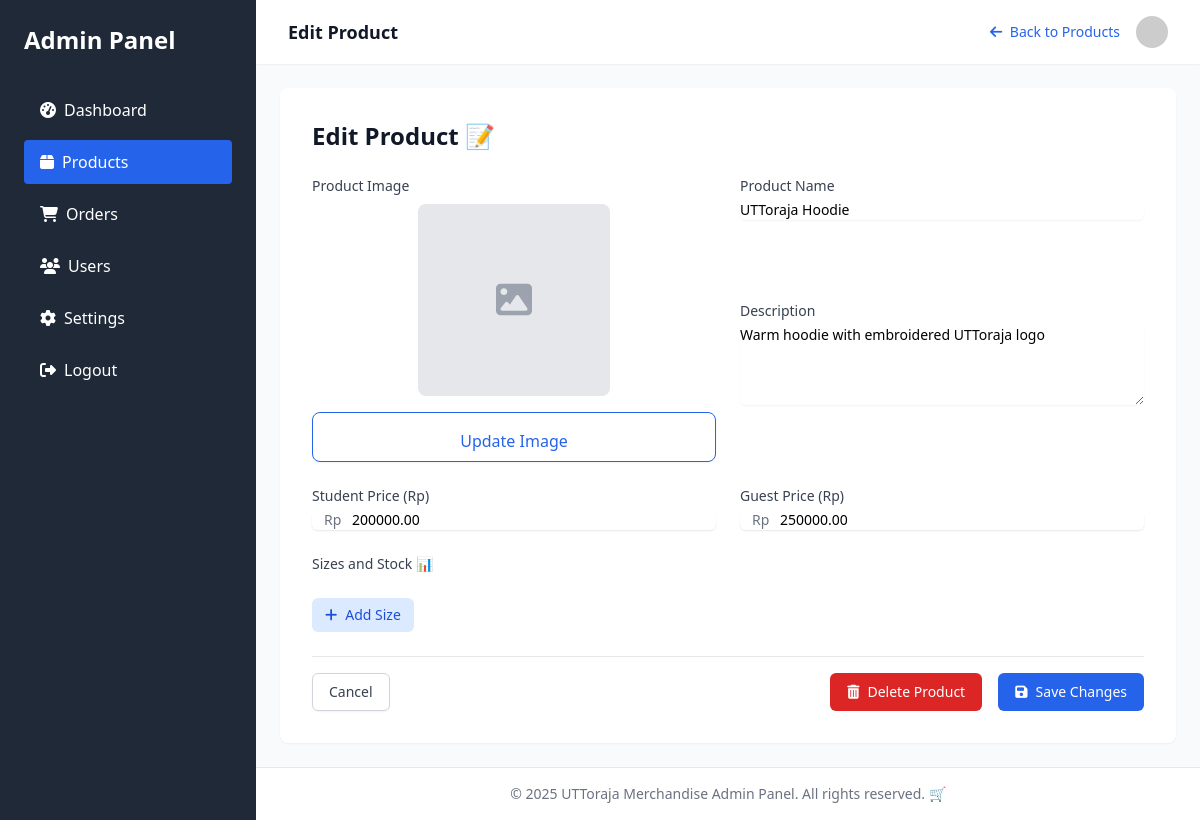
Before: /merchandise/admin/edit_product.php?id=7 (signed in) with the older database file.
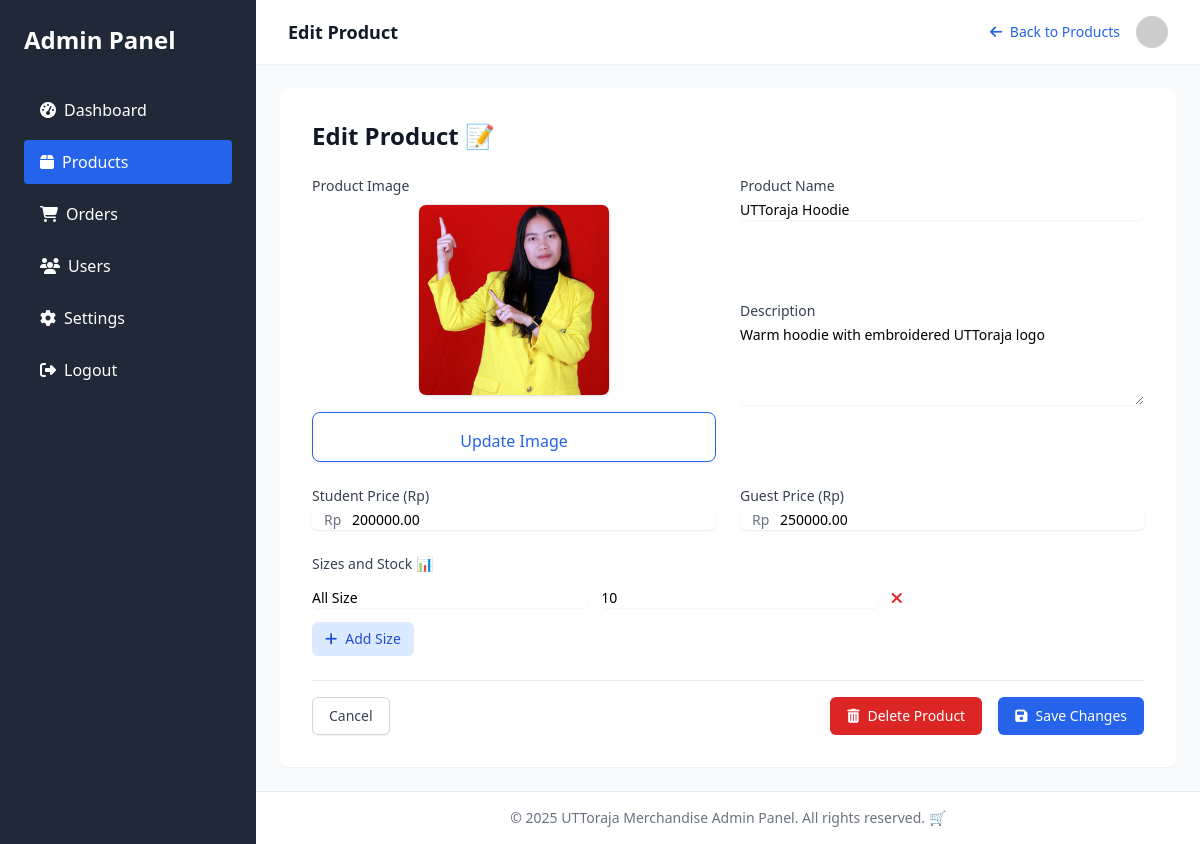
After: the same page with the newer database file.
### tables this page shows
CREATE TABLE `products` (
  `id` int(11) NOT NULL,
  `name` varchar(100) NOT NULL,
  `description` text DEFAULT NULL,
  `price_student` decimal(10,2) NOT NULL,
  `price_guest` decimal(10,2) NOT NULL,
  `image` varchar(255) DEFAULT NULL,
  `size_options` varchar(255) DEFAULT NULL COMMENT 'Comma-separated list of available sizes',
  `category` varchar(50) DEFAULT NULL,
  `active` tinyint(1) NOT NULL DEFAULT 1,
  `featured` tinyint(1) NOT NULL DEFAULT 0
);

CREATE TABLE `product_sizes` (
  `id` int(11) NOT NULL,
  `product_id` int(11) NOT NULL,
  `size` varchar(10) NOT NULL,
  `stock` int(11) NOT NULL DEFAULT 0
);

### merchandise/admin/edit_product.php (the view, shortened to what this page needs)
<?php
require_once '../koneksi.php';
$product = null;
$product_sizes = [];
if (isset($_GET['id'])) {
    $product_id = filter_input(INPUT_GET, 'id', FILTER_VALIDATE_INT);
    $stmt = $conn->prepare("SELECT * FROM products WHERE id = ?");
    $stmt->bind_param("i", $product_id);
    $stmt->execute();
    $product = $stmt->get_result()->fetch_assoc();
    $stmt = $conn->prepare("SELECT * FROM product_sizes WHERE product_id = ?");
    $stmt->bind_param("i", $product_id);
    $stmt->execute();
    $product_sizes = $stmt->get_result()->fetch_all(MYSQLI_ASSOC);
}
?>
<!DOCTYPE html>
<html lang="en">
<head>
    <script src="https://cdn.tailwindcss.com"></script>
    <link rel="stylesheet" href="https://cdnjs.cloudflare.com/ajax/libs/font-awesome/6.4.0/css/all.min.css">
</head>
<body class="bg-gray-50 min-h-screen flex">
    <div class="bg-gray-800 text-white w-64 py-6 flex-shrink-0 hidden md:block">
        <div class="px-6">
            <h2 class="text-2xl font-bold mb-8">Admin Panel</h2>
            <nav>
                <ul class="space-y-2">
                    <li>
                        <a href="index.php" class="block py-2.5 px-4 rounded transition duration-200 hover:bg-gray-700">
                            <i class="fas fa-tachometer-alt mr-2"></i>Dashboard
                        </a>
                    </li>
                    <li>
                        <a href="products.php" class="block py-2.5 px-4 rounded bg-blue-600 text-white">
                            <i class="fas fa-box mr-2"></i>Products
                        </a>
                    </li>
                    <li>
                        <a href="orders.php" class="block py-2.5 px-4 rounded transition duration-200 hover:bg-gray-700">
                            <i class="fas fa-shopping-cart mr-2"></i>Orders
                        </a>
                    </li>
                    <li>
                        <a href="users.php" class="block py-2.5 px-4 rounded transition duration-200 hover:bg-gray-700">
                            <i class="fas fa-users mr-2"></i>Users
                        </a>
                    </li>
                    <li>
                        <a href="settings.php" class="block py-2.5 px-4 rounded transition duration-200 hover:bg-gray-700">
                            <i class="fas fa-cog mr-2"></i>Settings
                        </a>
                    </li>
                    <li>
                        <a href="logout.php" class="block py-2.5 px-4 rounded transition duration-200 hover:bg-gray-700">
                            <i class="fas fa-sign-out-alt mr-2"></i>Logout
                        </a>
                    </li>
                </ul>
            </nav>
        </div>
    </div>
    <div class="flex-1 flex flex-col overflow-hidden">
        <header class="bg-white shadow-sm z-10">
            <div class="max-w-7xl mx-auto px-4 sm:px-6 lg:px-8 py-4 flex justify-between items-center">
                <div class="flex items-center">
                    <h1 class="text-lg font-semibold text-gray-900">Edit Product</h1>
                </div>
                <div class="flex items-center">
                    <a href="products.php" class="mr-4 text-sm text-blue-600 hover:text-blue-800">
                        <i class="fas fa-arrow-left mr-1"></i> Back to Products
                    </a>
                    <img class="h-8 w-8 rounded-full" src="https://ui-avatars.com/api/?name=Admin&background=0D8ABC&color=fff" alt="Admin">
                </div>
            </div>
        </header>
        <main class="flex-1 overflow-y-auto bg-gray-50 p-6">
            <div class="max-w-4xl mx-auto bg-white rounded-lg shadow-sm overflow-hidden">
                <div class="p-6 sm:p-8">
                    <h2 class="text-2xl font-bold text-gray-900 mb-6">Edit Product 📝</h2>
                    <form method="POST" enctype="multipart/form-data" class="space-y-6">
                        <div class="grid grid-cols-1 md:grid-cols-2 gap-6">
                            <div class="md:row-span-2">
                                <label class="block text-sm font-medium text-gray-700 mb-2">Product Image</label>
                                <div class="flex flex-col items-center">
                                    <?php if ($product['image']): ?>
                                        <img src="../uploads/<?php echo htmlspecialchars($product['image']); ?>" class="h-48 w-48 object-cover rounded-lg border shadow-sm mb-4">
                                    <?php else: ?>
                                        <div class="h-48 w-48 rounded-lg bg-gray-200 flex items-center justify-center mb-4">
                                            <i class="fas fa-image text-4xl text-gray-400"></i>
                                        </div>
                                    <?php endif; ?>
                                    <label class="w-full flex flex-col items-center px-4 py-2 bg-white text-blue-600 rounded-lg shadow-sm border border-blue-600 cursor-pointer hover:bg-blue-50">
                                        <span class="mt-2 text-base leading-normal">Update Image</span>
                                    </label>
                                </div>
                            </div>
                            <div>
                                <label for="name" class="block text-sm font-medium text-gray-700 mb-1">Product Name</label>
                                <input type="text" id="name" name="name" value="<?php echo htmlspecialchars($product['name']); ?>" required
                                    class="block w-full border-gray-300 rounded-md shadow-sm focus:ring-blue-500 focus:border-blue-500 sm:text-sm">
                            </div>
                            <div>
                                <label for="description" class="block text-sm font-medium text-gray-700 mb-1">Description</label>
                                <textarea id="description" name="description" rows="4" required
                                    class="block w-full border-gray-300 rounded-md shadow-sm focus:ring-blue-500 focus:border-blue-500 sm:text-sm"><?php echo htmlspecialchars($product['description']); ?></textarea>
                            </div>
                        </div>
                        <div class="grid grid-cols-1 md:grid-cols-2 gap-6">
                            <div>
                                <label for="price_student" class="block text-sm font-medium text-gray-700 mb-1">Student Price (Rp)</label>
                                <div class="mt-1 relative rounded-md shadow-sm">
                                    <div class="absolute inset-y-0 left-0 pl-3 flex items-center pointer-events-none">
                                        <span class="text-gray-500 sm:text-sm">Rp</span>
                                    </div>
                                    <input type="number" id="price_student" name="price_student" value="<?php echo $product['price_student']; ?>" min="0" required
                                        class="block w-full pl-10 pr-12 border-gray-300 rounded-md shadow-sm focus:ring-blue-500 focus:border-blue-500 sm:text-sm">
                                </div>
                            </div>
                            <div>
                                <label for="price_guest" class="block text-sm font-medium text-gray-700 mb-1">Guest Price (Rp)</label>
                                <div class="mt-1 relative rounded-md shadow-sm">
                                    <div class="absolute inset-y-0 left-0 pl-3 flex items-center pointer-events-none">
                                        <span class="text-gray-500 sm:text-sm">Rp</span>
                                    </div>
                                    <input type="number" id="price_guest" name="price_guest" value="<?php echo $product['price_guest']; ?>" min="0" required
                                        class="block w-full pl-10 pr-12 border-gray-300 rounded-md shadow-sm focus:ring-blue-500 focus:border-blue-500 sm:text-sm">
                                </div>
                            </div>
                        </div>
                        <div>
                            <label class="block text-sm font-medium text-gray-700 mb-3">Sizes and Stock 📊</label>
                            <div id="size-inputs" class="space-y-3">
                                <?php foreach ($product_sizes as $size): ?>
                                    <div class="size-stock-pair flex items-center space-x-3">
                                        <input type="text" name="sizes[]" value="<?php echo htmlspecialchars($size['size']); ?>" placeholder="Size (e.g., S)"
                                            class="block w-1/3 border-gray-300 rounded-md shadow-sm focus:ring-blue-500 focus:border-blue-500 sm:text-sm">
                                        <input type="number" name="stocks[]" value="<?php echo $size['stock']; ?>" min="0" placeholder="Stock"
                                            class="block w-1/3 border-gray-300 rounded-md shadow-sm focus:ring-blue-500 focus:border-blue-500 sm:text-sm">
                                        <button type="button" class="remove-size text-red-600 hover:text-red-800" title="Remove size">
                                            <i class="fas fa-times"></i>
                                        </button>
                                    </div>
                                <?php endforeach; ?>
                            </div>
                            <button type="button" onclick="addSizeStockFields()" class="mt-3 inline-flex items-center px-3 py-2 border border-transparent text-sm leading-4 font-medium rounded-md text-blue-700 bg-blue-100 hover:bg-blue-200 focus:outline-none focus:ring-2 focus:ring-offset-2 focus:ring-blue-500">
                                <i class="fas fa-plus mr-2"></i> Add Size
                            </button>
                        </div>
                        <div class="flex items-center justify-between pt-4 border-t border-gray-200">
                            <a href="products.php" class="inline-flex items-center px-4 py-2 border border-gray-300 shadow-sm text-sm font-medium rounded-md text-gray-700 bg-white hover:bg-gray-50 focus:outline-none focus:ring-2 focus:ring-offset-2 focus:ring-blue-500">
                                Cancel
                            </a>
                            <div>
                                <button type="submit" name="delete" onclick="return confirm('Are you sure you want to delete this product? This action cannot be undone.')"
                                    class="mr-3 inline-flex items-center px-4 py-2 border border-transparent text-sm font-medium rounded-md text-white bg-red-600 hover:bg-red-700 focus:outline-none focus:ring-2 focus:ring-offset-2 focus:ring-red-500">
                                    <i class="fas fa-trash-alt mr-2"></i> Delete Product
                                </button>
                                <button type="submit" class="inline-flex items-center px-4 py-2 border border-transparent text-sm font-medium rounded-md text-white bg-blue-600 hover:bg-blue-700 focus:outline-none focus:ring-2 focus:ring-offset-2 focus:ring-blue-500">
                                    <i class="fas fa-save mr-2"></i> Save Changes
                                </button>
                            </div>
                        </div>
                    </form>
                </div>
            </div>
        </main>
        <footer class="bg-white border-t border-gray-200 py-4">
            <div class="max-w-7xl mx-auto px-4 sm:px-6 lg:px-8">
                <p class="text-sm text-center text-gray-500">© 2025 UTToraja Merchandise Admin Panel. All rights reserved. 🛒</p>
            </div>
        </footer>
    </div>
</body>
</html>

Changed rows visible on the page:
changed products "UTToraja Hoodie": image: picture added; image empty → "67ee37022e468.jpg" (drawn)
added product_sizes: size "All Size", stock "10"
